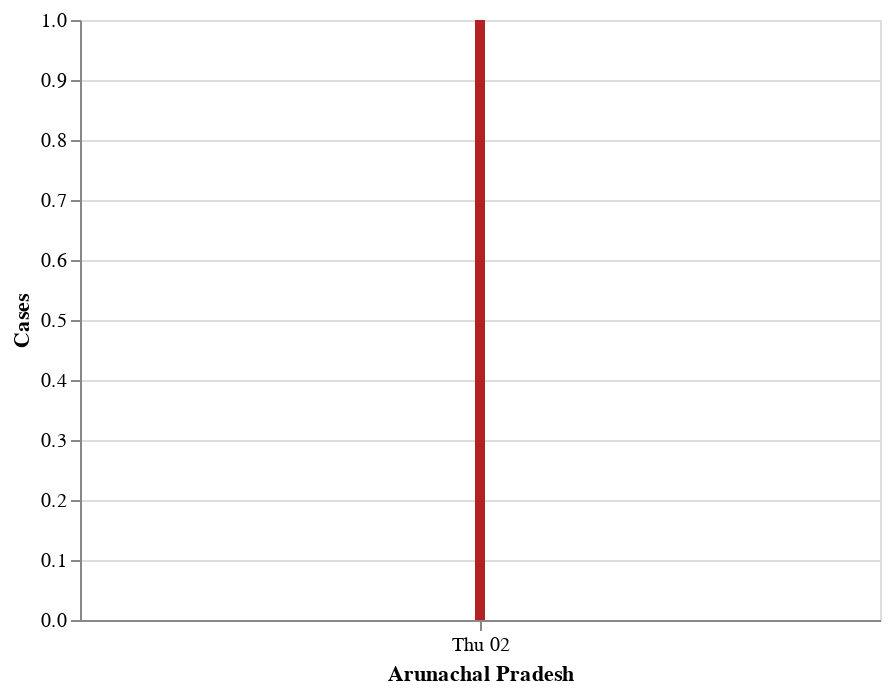

Notebook code cell kept with this figure:
### Code cell
#hide_input

wb_df=graph_df.query("detected_state == 'Arunachal Pradesh'").reset_index()
wb_df=wb_df[["diagnosed_date",0]]
wb_df.rename(columns={0:'Cases'},inplace=True)
wb_df=wb_df.groupby("diagnosed_date").sum().reset_index()
#wb_df
alt.Chart(wb_df).mark_bar(color='firebrick').encode(
    alt.X('diagnosed_date', title='Arunachal Pradesh'),
    alt.Y('sum(Cases)', title='Cases')
).interactive()

### Figure 1 — Vega-Lite specification as saved in the notebook (floating-point values rounded to 4 significant figures)
{"config": {"view": {"continuousWidth": 400, "continuousHeight": 300}}, "data": {"name": "data-15da8564ce10ddc994aed8159737ac47"}, "mark": {"type": "bar", "color": "firebrick"}, "encoding": {"x": {"type": "temporal", "field": "diagnosed_date", "title": "Arunachal Pradesh"}, "y": {"type": "quantitative", "aggregate": "sum", "field": "Cases", "title": "Cases"}}, "selection": {"selector003": {"type": "interval", "bind": "scales", "encodings": ["x", "y"]}}, "$schema": "https://vega.github.io/schema/vega-lite/v4.8.1.json", "datasets": {"data-15da8564ce10ddc994aed8159737ac47": [{"diagnosed_date": "2020-04-02T00:00:00", "Cases": 1}]}}
